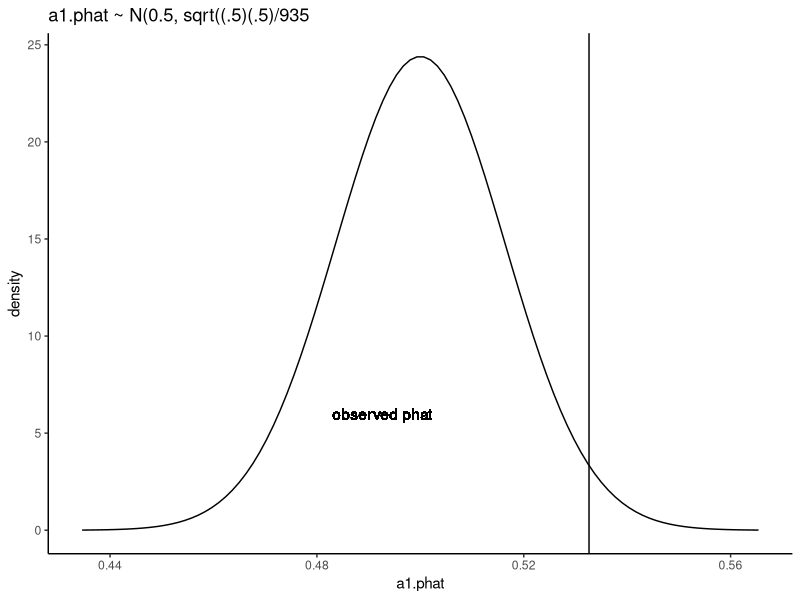
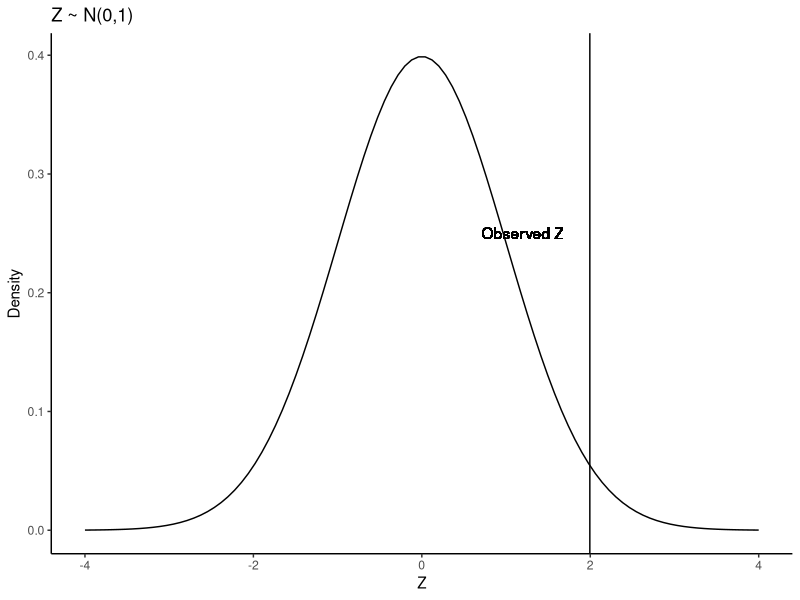

Write the R code that produced these figures, in order.
## Robby Bergers
## Lab 6

library(ggplot2)
library(cowplot)
library(dplyr)


# 1a:
  p = 0.5
  a1.s = 498 + 437
  a1.phat = 498 / a1.s
  a1.mean = p
  a1.sd = sd = sqrt(p*(1-p)/a1.s)
  a1.sd
  a1.mean
  
# 1b:
  b1.mu = p
  b1.df.phat = data.frame(x = seq(b1.mu-4*a1.sd, b1.mu+4*a1.sd, length.out = 100)) %>%
    mutate(y = dnorm(x, mean = b1.mu, sd = a1.sd))
  b1.plot.phat = ggplot(b1.df.phat) + geom_line(aes(x, y)) +
    theme_classic() + ggtitle("a1.phat ~ N(0.5, sqrt((.5)(.5)/935") +
    labs(x = "a1.phat", y = "density") +
    geom_vline(xintercept = a1.phat) +
    geom_text(aes(x=a1.phat-.04, y=6), label = "observed phat")
  b1.plot.phat
  
# 1c:
  c1.z = (a1.phat - b1.mu)/a1.sd
  c1.z
  c1.df.z = data.frame(x = seq(-4,4, length.out = 100)) %>%
    mutate(y=dnorm(x))
  c1.plot.z = ggplot(c1.df.z) + geom_line(aes(x, y)) +
    theme_classic() + ggtitle("Z ~ N(0,1)") +
    labs(x = "Z", y = "Density") +
    geom_vline(xintercept = c1.z) +
    geom_text(aes(x=c1.z-.8, y = .25), label = "Observed Z")
  c1.plot.z
  
# 1d:
  d1.p = prop.test(498, 935, p = .50, correct = FALSE)
  d1.p$statistic
  sqrt(d1.p$statistic)
  d1.p$p.value 
  
# 1e:
  print('With the p value, the null hypothesis that American adults generally prioritize law and order over reducing bias is rejected.')
  
# 1f:
  print('We conclude that the majority of Americans do not prioritize law and order, when in reality, the majority do prioritize law and order.')
  
  
# 2a:
  print('If h0 is true, and we roll a standard die 50 times, the psychic will successfully predict the outcome 12 times.')
  print('The alternative hypothesis is that the psychic will not be able to successfully predict the outcome 12 times.')
  
# 2b:
  b2.res = prop.test(12, 50, p = (1/6), correct = TRUE)
  sqrt(b2.res$statistic)
  
# 2c:
  b2.res$p.value
  
# 2d:
  print('The null hypothesis that the psychic is able to correectly predict the outcome of rolling a die 12 times is rejected because p = 0.166, while p hat = 0.229.')
  
# 2e:
  print('We conclude that the psychic is able to correctly predict the outcome of a die roll 12 times out of 50 when in reality the psychic is not able to correctly predict the outcome 12 times out of 50.')
  
# 3:
  # Null Hypothesis
  print('If h0 is true, then the percentage of adults that use cash for most purchases has decreased over the past 8 years.')
  # Alternative hypothesis
  print('If the data does not support h0, then the percentage of adults that use cash for most purchases has not increased over the past 8 years.')
  # z test statistic
  three.res = prop.test(246, 1024, p = .36, correct = TRUE)
  sqrt(three.res$statistic)
  # p value
  three.res$p.value
  # Conclusion
  print('The p value is substantially less than p, therefore the hypothesis that the percentage of Americans that use cash for most purchases has decreased over the past 8 years is rejected.')
  
# 4a:
  a4.z = abs(3.32)
  a4.pval = 2*(0.05)*(-a4.z)
  a4.pval
  print('The null hypothesis would be rejected.')
  
# 4b:
  b4.z = abs(-1.3)
  b4.pval = 2*(0.05)*(-b4.z)
  b4.pval
  print('The null hypothesis would be rejected.')
  
# 4c:
  b4.z = abs(-2.02)
  b4.pval = 2*(0.05)*(-b4.z)
  b4.pval
  print('The null hypothesis would be rejected.')

  